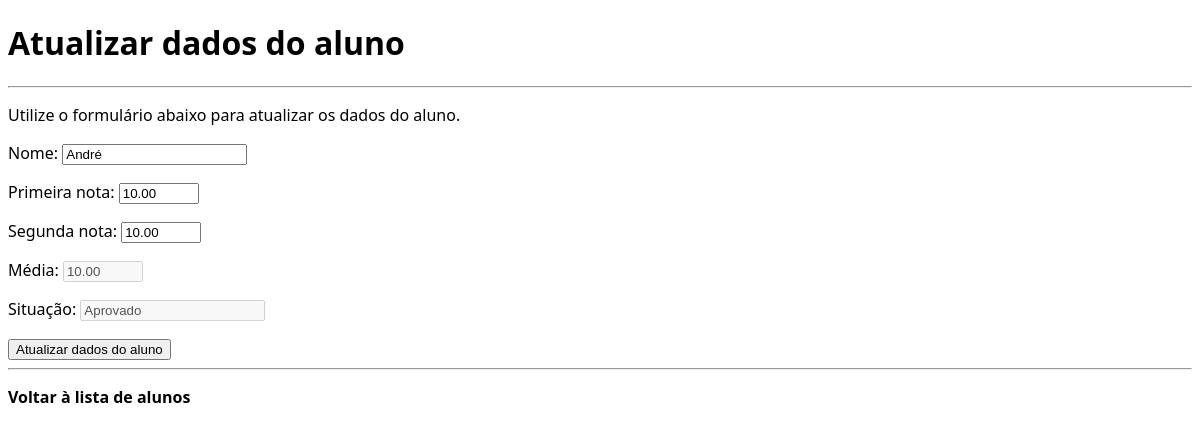
/alunos/atualizar.php?id=3, run on the app's committed database.
### tables this page shows
CREATE TABLE `alunos` (
  `id` int(11) NOT NULL,
  `nome` varchar(30) NOT NULL,
  `primeira` decimal(4,2) NOT NULL,
  `segunda` decimal(4,2) NOT NULL
);

### src/funcoes-alunos.php (called while the page is built, shortened)
<?php
function lerUmAluno(PDO $conexao, int $id):array {
    $sql = "SELECT *, CAST(((primeira + segunda) /2) AS DEC(4,2)) media FROM alunos WHERE id = :id";
    try {
        $consulta = $conexao->prepare($sql);
        $consulta->bindValue(":id", $id, PDO::PARAM_INT);
        $consulta->execute();
        $resultado = $consulta->fetch(PDO::FETCH_ASSOC);
    } catch (Exception $erro) {
        die("Erro ao carregar: ".$erro->getMessage());
    }
    return $resultado;
}

### alunos/atualizar.php (the view, shortened to what this page needs)
<?php
require_once "../src/funcoes-alunos.php";
$id = filter_input(INPUT_GET, "id", FILTER_SANITIZE_NUMBER_INT);
$aluno = lerUmAluno($conexao, $id);
?>
<!DOCTYPE html>
<html lang="pt-br">
<head>
<link href="../css/style.css" rel="stylesheet">
</head>
<body>
<div class="container">
    <h1>Atualizar dados do aluno </h1>
    <hr>
    <p>Utilize o formulário abaixo para atualizar os dados do aluno.</p>
    <form action="#" method="post">
	    <p><label for="nome">Nome:</label>
	    <input value="<?=$aluno['nome']?>" type="text" name="nome" id="nome" required></p>
        <p><label for="primeira">Primeira nota:</label>
	    <input value="<?=$aluno['primeira']?>" name="primeira" type="number" id="primeira" step="0.01" min="0.00" max="10.00" required></p>
	    <p><label for="segunda">Segunda nota:</label>
	    <input value="<?=$aluno['segunda']?>" name="segunda" type="number" id="segunda" step="0.01" min="0.00" max="10.00" required></p>
        <p>
        <?php
        if ($aluno['media'] >= 7) {
            $situacao = "Aprovado";
        } elseif ($aluno['media'] >= 5) {
            $situacao = "Recuperação";
        } else {
            $situacao = "Reprovado";
        }
        ?>
        <p>
            <label for="media">Média:</label>
            <input name="media" value="<?=$aluno['media']?>" type="number" id="media" step="0.01" min="0.00" max="10.00" readonly disabled>
        </p>
        <p>
            <label for="situacao">Situação:</label>
	        <input type="text" value="<?=$situacao?>" name="situacao" id="situacao" readonly disabled>
        </p>
        <button name="atualizar-dados">Atualizar dados do aluno</button>
	</form>
    <hr>
    <p><a href="visualizar.php">Voltar à lista de alunos</a></p>
</div>
</body>
</html>

### css/style.css (style rules this page uses)
* { box-sizing: border-box; }
html { font-size: 16px; }
body { font-family: "Segoe UI", Arial, sans-serif; }
.container { max-width: 1200px; width: 100%; margin: auto; }
a { color: black; font-weight: bold; text-decoration: none; font-size: 1rem; }

### data on the page
alunos: nome "André", primeira "10.00", segunda "10.00"
